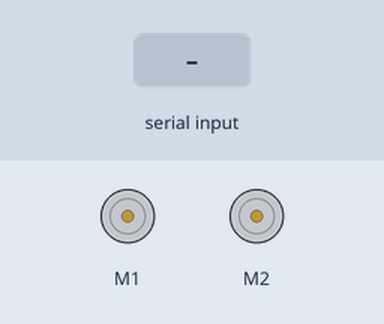
This sketch was run on a simulated Arduino Leonardo, built with avr-gcc and run on an emulated ATmega32U4. Shown: 2 × DC motor (green arrow = forward, orange = backward, longer = faster). The inputs (shaded band) are chosen by the test bench.

Above: at 1.2 s.
1.3 s: "w" received over the second serial link
At 2.1 s:
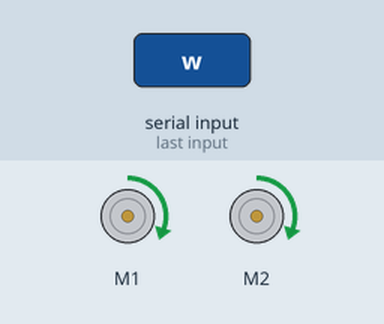
2.8 s: "s" received over the second serial link
At 3.3 s:
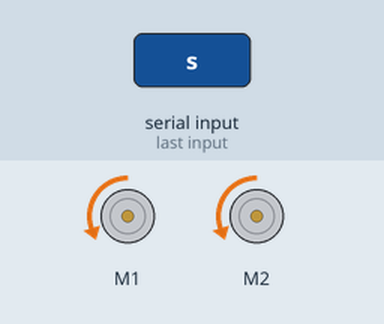
4.3 s: "a" received over the second serial link
At 5.5 s:
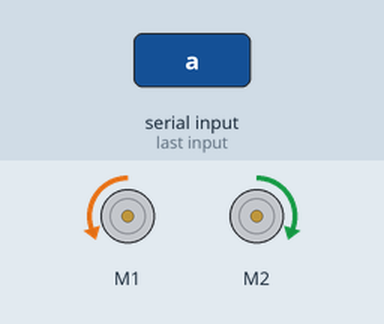
5.8 s: "d" received over the second serial link
At 6.7 s:
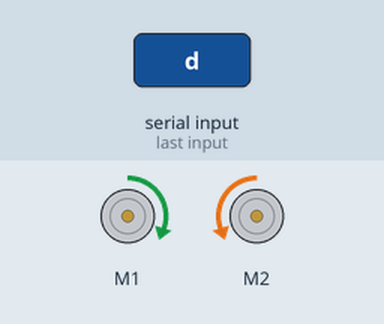
7.3 s: "k" received over the second serial link
At 7.8 s:
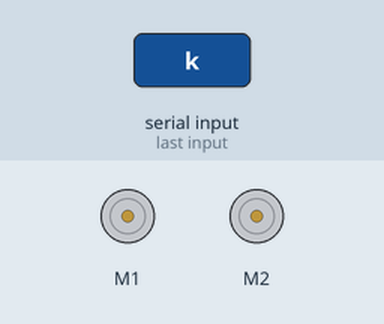
Timing chart, 0 to 9.8 s (numbered marks = the images above; inputs shaded):
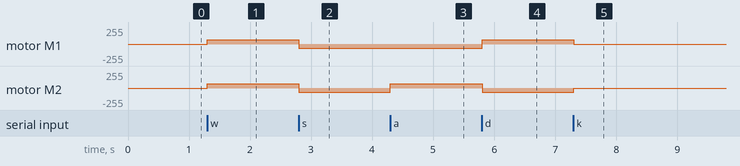

Measured:
- after the input at 1.3 s, motor M1, motor M2: stopped → forward 63/255 at once
- after the input at 2.8 s, motor M1, motor M2: forward 63/255 → backward 63/255 at once
- after the input at 4.3 s, motor M2: backward 63/255 → forward 63/255 at once
- after the input at 5.8 s, motor M1: backward 63/255 → forward 63/255 at once; motor M2: forward 63/255 → backward 63/255 at once
- after the input at 7.3 s, motor M1: forward 63/255 → stopped at once; motor M2: backward 63/255 → stopped at once

The sketch:

ZumoSemiAuto.ino
```cpp
#include <Wire.h>
#include <Zumo32U4.h>

#define QTR_THRESHOLD     1500  // microseconds

// Initialising Sensors
Zumo32U4Motors motors;
Zumo32U4ProximitySensors proxSensors;
Zumo32U4IMU imu;
Zumo32U4LineSensors lineSensors;
#define NUM_SENSORS 3
unsigned int lineSensorValues[NUM_SENSORS];
bool proxLeftActive;
bool proxFrontActive;
bool proxRightActive;

// Change Speed
int speed = 100;
// Directions
String directions = "Instructions to get to body: ";
int bodies = 1;
// Mode Switch
bool switchMode = 0;
// Button action
char action;

void setup()
{
  // Setup Xbee communication
  Serial1.begin(9600);
  // Setup Sensors
  proxSensors.initThreeSensors();
  lineSensors.initThreeSensors();
}

void loop()
{

  if (switchMode == 1)
  {
    if (Serial1.available() > 0)
  {
    action = Serial1.read();

    switch (action)
    {
      case 'w':
        // go forwards
        motors.setSpeeds (speed, speed);
        directions += "Go Straight ";
        break;
      case 's':
        // go backwards
        motors.setSpeeds(-speed, -speed);
        directions += "Go Backwards ";
        break;
      case 'a':
        // turn left
        motors.setLeftSpeed(-speed);
        motors.setRightSpeed(speed);
        directions += "Turn Left ";
        break;
      case 'd':
        // turn right
        motors.setLeftSpeed(speed);
        motors.setRightSpeed(-speed);
        directions += "Turn Right ";
        break;
      case 'k':
        // Switch to auto
        switchMode = 0;
        Serial1.println("Switching back to automated control");
        break;
      default:
        motors.setLeftSpeed(0);
        motors.setRightSpeed(0);
    }
  }
  }
  else
  {
    // Check proximity sensors
    proxSensors.read();
    if(proxSensors.countsLeftWithRightLeds()>=6 && proxSensors.countsRightWithLeftLeds()>=6)
    {
      // Approach Body
      motors.setSpeeds(speed, speed);
      delay(600);

      // Display Message
      Serial1.println("I have found body number: " + String(bodies));
      Serial1.println(directions);
      Serial1.println("\n\n");
      bodies++;
    }

    else
    {
      lineSensors.read(lineSensorValues);
      // Forwards
      if (lineSensorValues[0] > QTR_THRESHOLD && lineSensorValues[2] < QTR_THRESHOLD)
      {
        motors.setSpeeds(speed, speed);
        // Add Direction data
        if (directions.charAt(directions.length()-2) != 'd')
          directions += "Go Forward ";
      }

      // Left Turn
      if (lineSensorValues[0] < QTR_THRESHOLD && lineSensorValues[2] < QTR_THRESHOLD)
      {
        motors.setSpeeds(0, 0);
        Serial1.println("I think I have reached a corner returning to manual mode");
        switchMode = 1;
        if (directions.charAt(directions.length()-2) != 'n')
          directions += "Left Turn ";
      }

      // Right Turn
      if (lineSensorValues[0] > QTR_THRESHOLD && lineSensorValues[2] > QTR_THRESHOLD)
      {
        motors.setSpeeds(0, 0);
        Serial1.println("I think I have reached a corner returning to manual mode");
        switchMode = 1;
        if (directions.charAt(directions.length()-2) != 't')
          directions += "Turn Right ";
      }
    }
  }

}
```
